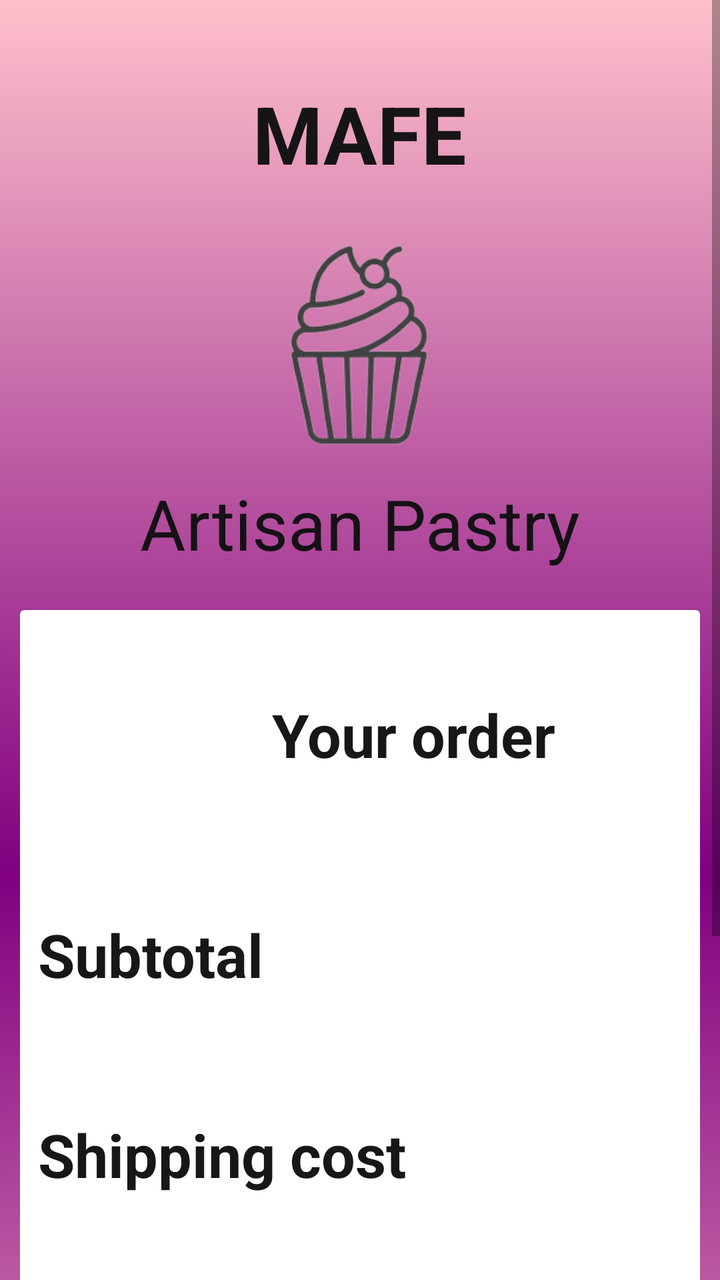
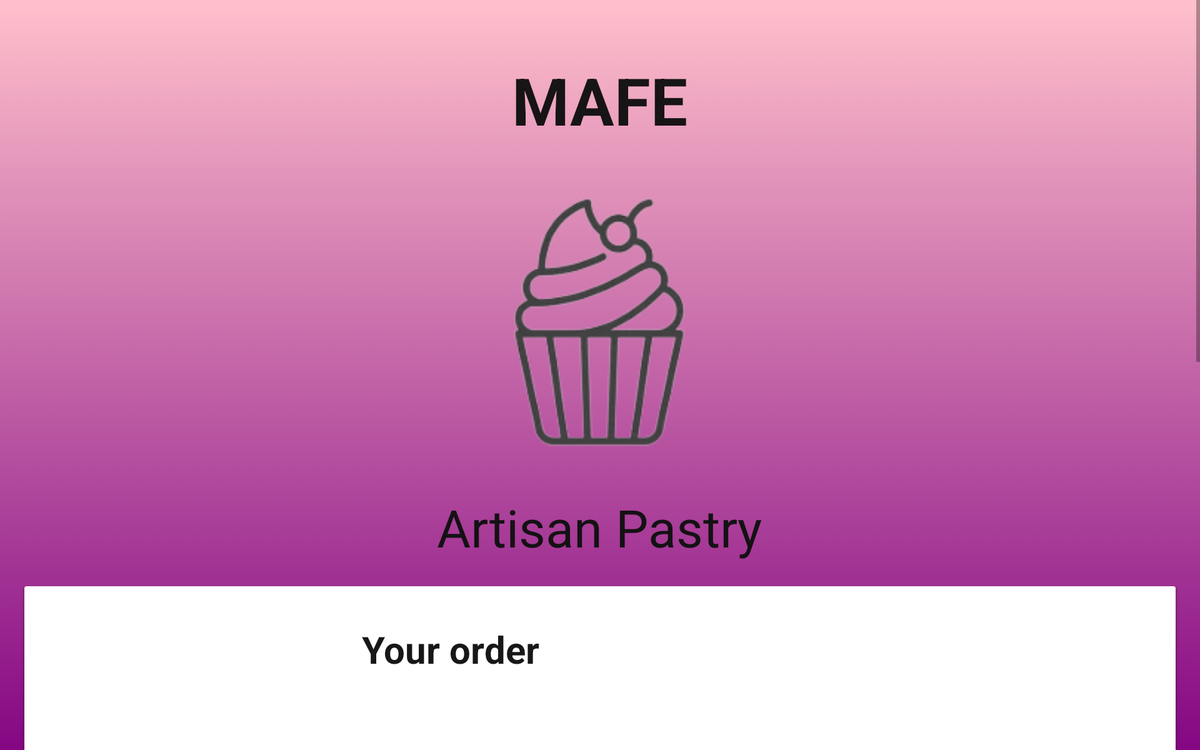

Two renders of one Android screen. The first uses the default layout on a phone; the second uses the alternative layout the repository ships for a different screen configuration, on a matching device. The two XML files are below.
<!-- AndroidManifest.xml: application theme Theme.AppCompat.DayNight.NoActionBar -->
<!-- res/layout/fragment_buy.xml -->
<?xml version="1.0" encoding="utf-8"?>
<ScrollView
    xmlns:android="http://schemas.android.com/apk/res/android"
    xmlns:app="http://schemas.android.com/apk/res-auto"
    xmlns:tools="http://schemas.android.com/tools"
    android:layout_width="match_parent"
    android:layout_height="match_parent">

<LinearLayout

    android:layout_width="match_parent"
    android:layout_height="match_parent"
    android:background="@drawable/degraded1"
    tools:context=".BuyFragment">

  <LinearLayout
      android:layout_width="match_parent"
      android:layout_height="wrap_content"
      android:orientation="vertical"
      android:padding="10dp">


      <TextView
          android:id="@+id/text_1"
          android:layout_width="wrap_content"
          android:layout_height="wrap_content"
          android:layout_gravity="center_horizontal"
          android:text="@string/text_1"
          android:layout_marginTop="30dp"
          android:textColor="@color/black"
          android:textSize="40sp"
          android:textStyle="bold" />

      <ImageView
          android:id="@+id/image1"
          android:layout_width="193dp"
          android:layout_height="132dp"
          android:layout_gravity="center_horizontal"
          android:layout_marginTop="12dp"
          android:layout_marginBottom="1dp"
          android:src="@drawable/icono" />

      <TextView
          android:id="@+id/text_2"
          android:layout_width="wrap_content"
          android:layout_height="wrap_content"
          android:layout_gravity="center_horizontal"
          android:text="@string/text_2"
          android:textColor="@color/black"
          android:textSize="35sp" />


      <androidx.cardview.widget.CardView
          android:id="@+id/buy"
          android:layout_width="match_parent"
          android:layout_height="560dp"
          android:layout_marginTop="20dp"
          android:onClick="shop"
          android:orientation="vertical"
          android:padding="9dp">

          <TextView

              android:id="@+id/order"
              android:layout_width="match_parent"
              android:layout_height="match_parent"
              android:layout_gravity="center_horizontal"
              android:layout_marginTop="40dp"
              android:onClick="what"
              android:paddingStart="126dp"
              android:paddingTop="2dp"
              android:text="@string/text_order"
              android:textColor="@color/black"
              android:textSize="30sp"
              android:textStyle="bold" />


          <TextView

              android:id="@+id/data1"
              android:layout_width="match_parent"
              android:layout_height="match_parent"
              android:layout_gravity="right"
              android:layout_marginTop="150dp"
              android:onClick="what"
              android:paddingStart="9dp"
              android:paddingTop="2dp"
              android:text="@string/text_sub_total"
              android:textColor="@color/black"
              android:textSize="30sp"
              android:textStyle="bold" />

          <TextView

              android:id="@+id/data2"
              android:layout_width="match_parent"
              android:layout_height="169dp"
              android:layout_gravity="right"
              android:layout_marginTop="250dp"
              android:onClick="whats"
              android:paddingStart="9dp"
              android:paddingTop="2dp"
              android:text="@string/text_cost"
              android:textColor="@color/black"
              android:textSize="30sp"
              android:textStyle="bold" />

          <TextView

              android:id="@+id/data3"
              android:layout_width="match_parent"
              android:layout_height="103dp"
              android:layout_gravity="right"
              android:layout_marginTop="350dp"
              android:onClick="what1"
              android:paddingStart="9dp"
              android:paddingTop="2dp"
              android:text="@string/text_total"
              android:textColor="@color/black"
              android:textSize="30sp"
              android:textStyle="bold" />


          <Button
              android:id="@+id/btn_w"
              android:layout_width="wrap_content"
              android:layout_height="wrap_content"
              android:layout_gravity="bottom|center"
              android:onClick="send_data"
              android:layout_marginBottom="40dp"
              android:background="@drawable/icon_w">

          </Button>


      </androidx.cardview.widget.CardView>



  </LinearLayout>
</LinearLayout>
</ScrollView>
<!-- resources referenced by this layout -->
<resources>
  <color name="black">#F7101010</color>
  <!-- drawable degraded1 (drawable) -->
  <?xml version="1.0" encoding="utf-8"?>
  <selector xmlns:android="http://schemas.android.com/apk/res/android">
  
      <item>
          <shape android:layout_width="match_parent" android:layout_height="match_parent" android:shape="rectangle">
  
              <gradient
                  android:angle="90"
                  android:centerColor="@color/material_500"
                  android:endColor="@color/rosa"
                  android:startColor="@color/rosa"
                  android:type="linear" />
  
  
          </shape>
      </item>
  
  </selector>
  <!-- drawable icon_w: png bitmap (drawable, 828 bytes) -->
  <!-- drawable icono: png bitmap (drawable, 19039 bytes) -->
  <string name="text_1">MAFE</string>
  <string name="text_2">Artisan Pastry</string>
  <string name="text_cost">Shipping cost</string>
  <string name="text_order">Your order</string>
  <string name="text_sub_total">Subtotal</string>
  <string name="text_total">Total</string>
  <color name="material_500">#800080</color>
  <color name="rosa">#ffc0cb</color>
</resources>
<!-- res/layout-sw720dp/fragment_buy.xml (the author's variant of the layout above) -->
<!-- drawn on a large tablet held sideways -->
<?xml version="1.0" encoding="utf-8"?>
<ScrollView
    xmlns:android="http://schemas.android.com/apk/res/android"
    xmlns:app="http://schemas.android.com/apk/res-auto"
    xmlns:tools="http://schemas.android.com/tools"
    android:layout_width="match_parent"
    android:layout_height="match_parent">
<LinearLayout

    android:layout_width="match_parent"
    android:layout_height="match_parent"
    android:background="@drawable/degraded1"
    tools:context=".BuyFragment">

  <LinearLayout
      android:layout_width="match_parent"
      android:layout_height="wrap_content"
      android:orientation="vertical"
      android:padding="10dp">


      <TextView
          android:id="@+id/text_1"
          android:layout_width="wrap_content"
          android:layout_height="wrap_content"
          android:layout_gravity="center_horizontal"
          android:text="@string/text_1"
          android:layout_marginTop="50dp"
          android:textColor="@color/black"
          android:textSize="70sp"
          android:textStyle="bold" />

      <ImageView
          android:id="@+id/image1"
          android:layout_width="match_parent"
          android:layout_height="350dp"
          android:layout_gravity="center_horizontal"
          android:layout_marginTop="12dp"
          android:layout_marginBottom="10dp"
          android:src="@drawable/icono" />

      <TextView
          android:id="@+id/text_2"
          android:layout_width="wrap_content"
          android:layout_height="wrap_content"
          android:layout_gravity="center_horizontal"
          android:text="@string/text_2"
          android:layout_marginBottom="10dp"
          android:textColor="@color/black"
          android:textSize="55sp" />


      <androidx.cardview.widget.CardView
          android:id="@+id/buy"
          android:layout_width="match_parent"
          android:layout_height="1006dp"
          android:layout_margin="16dp"
          android:layout_marginTop="30dp"
          android:onClick="shop"
          android:orientation="horizontal"
          android:padding="9dp">

          <TextView

              android:id="@+id/order"
              android:layout_width="match_parent"
              android:layout_height="993dp"
             android:layout_marginStart="360dp"
              android:layout_marginTop="40dp"
              android:onClick="what"
              android:text="@string/text_order"
              android:textColor="@color/black"
              android:textSize="40sp"
              android:textStyle="bold" />

          <TextView

              android:id="@+id/data1"
              android:layout_width="match_parent"
              android:layout_height="match_parent"
              android:layout_gravity="right"
              android:layout_marginTop="190dp"
              android:onClick="what"
              android:paddingStart="15dp"
              android:paddingTop="2dp"
              android:text="@string/text_sub_total"
              android:textColor="@color/black"
              android:textSize="40sp"
              android:textStyle="bold" />

          <TextView

              android:id="@+id/data2"
              android:layout_width="match_parent"
              android:layout_height="169dp"
              android:layout_gravity="right"
              android:layout_marginTop="300dp"
              android:onClick="whats"
              android:paddingStart="15dp"
              android:paddingTop="2dp"
              android:text="@string/text_cost"
              android:textColor="@color/black"
              android:textSize="40sp"
              android:textStyle="bold" />

          <TextView

              android:id="@+id/data3"
              android:layout_width="match_parent"
              android:layout_height="368dp"
              android:layout_gravity="right"
              android:layout_marginTop="450dp"
              android:onClick="what1"
              android:paddingStart="9dp"
              android:paddingTop="2dp"
              android:text="@string/text_total"
              android:textColor="@color/black"
              android:textSize="40sp"
              android:textStyle="bold" />

          <Button
              android:id="@+id/btn_w"
              android:layout_width="wrap_content"
              android:layout_height="wrap_content"
              android:layout_gravity="bottom|center"
              android:onClick="send_data"
              android:layout_marginBottom="40dp"
              android:background="@drawable/icon_w">

          </Button>


          <Button
              android:id="@+id/btn_w"
              android:layout_width="wrap_content"
              android:layout_height="wrap_content"
              android:layout_gravity="bottom|center"
              android:layout_marginBottom="40dp"
              android:background="@drawable/icon_w"
              android:onClick="send">

          </Button>


      </androidx.cardview.widget.CardView>



  </LinearLayout>
</LinearLayout>
   </ScrollView>
